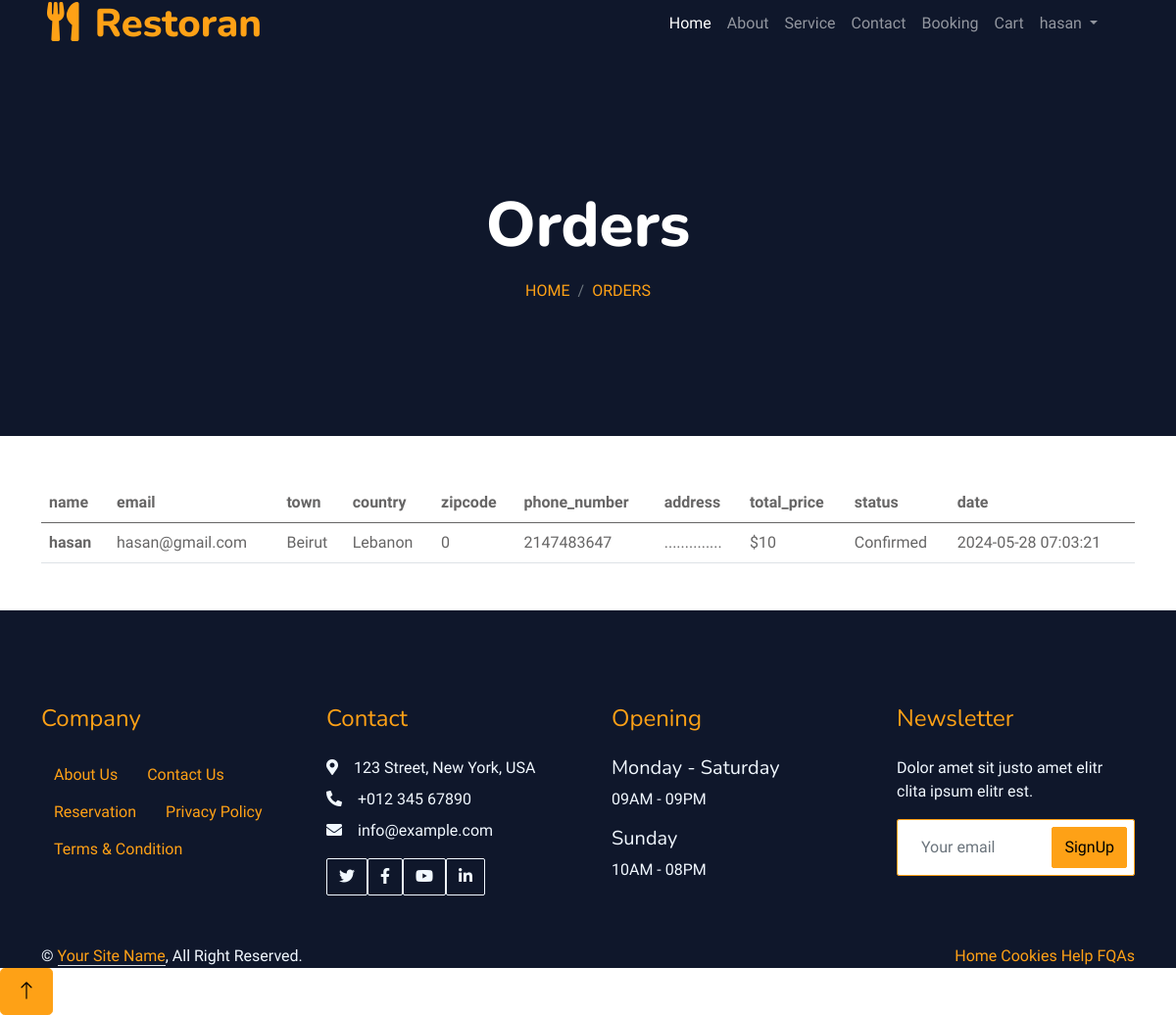
The page /users/orders.php (signed in) on the database its author committed.
### tables this page shows
CREATE TABLE `orders` (
  `id` int(10) NOT NULL,
  `name` varchar(200) NOT NULL,
  `email` varchar(200) NOT NULL,
  `town` varchar(200) NOT NULL,
  `country` varchar(200) NOT NULL,
  `zipcode` int(20) NOT NULL,
  `phone_number` int(50) NOT NULL,
  `address` text NOT NULL,
  `total_price` int(10) NOT NULL,
  `user_id` int(10) NOT NULL,
  `status` varchar(200) NOT NULL DEFAULT 'Pending',
  `created_at` timestamp NOT NULL DEFAULT current_timestamp()
);

### libs/App.php (called while the page is built, shortened)
<?php
    class App {
        public $host = HOST;
        public $dbname = DBNAME;
        public $user = USER;
        public $pass = PASS;
        public $link;
        public function connect() {
            $this->link = new PDO("mysql:host=".$this->host.";dbname=".$this->dbname."", $this->user, $this->pass);
        }
        public function selectAll($query) {
            $rows = $this->link->query($query);
            $rows->execute();
            $allRows = $rows->fetchAll(PDO::FETCH_OBJ);
            if($allRows > 0) {
                return $allRows;
            } else {
                echo "";
                return false;
            }
        }
    }

### users/orders.php (the view, shortened to what this page needs)
<?php require "../libs/App.php"; ?>
<?php require "../includes/header.php"; ?>
<?php
    $query = "SELECT * FROM orders WHERE user_id='$_SESSION[user_id]'";
    $app = new App;
    $orders = $app->selectAll($query);
?>
            <div class="container-xxl py-5 bg-dark hero-header mb-5">
                <div class="container text-center my-5 pt-5 pb-4">
                    <h1 class="display-3 text-white mb-3 animated slideInDown">Orders</h1>
                    <nav aria-label="breadcrumb">
                        <ol class="breadcrumb justify-content-center text-uppercase">
                            <li class="breadcrumb-item"><a href="#">Home</a></li>
                            <li class="breadcrumb-item"><a href="<?php echo APPURL; ?>/users/orders.php?id=<?php echo $_SESSION['user_id']; ?>">Orders</a></li>
                        </ol>
                    </nav>
                </div>
            </div>
        </div>
            <div class="container">
                <div class="col-md-12">
                    <table class="table">
                        <thead>
                          <tr>
                            <th scope="col">name</th>
                            <th scope="col">email</th>
                            <th scope="col">town</th>
                            <th scope="col">country</th>
                            <th scope="col">zipcode</th>
                            <th scope="col">phone_number</th>
                            <th scope="col">address</th>
                            <th scope="col">total_price</th>
                            <th scope="col">status</th>
                            <th scope="col">date</th>
                          </tr>
                        </thead>
                        <tbody>
                                <?php foreach($orders as $order) : ?>
                                    <tr>
                                        <th><?php echo $order->name; ?></th>
                                        <td><?php echo $order->email; ?></td>
                                        <td><?php echo $order->town; ?></td>
                                        <td><?php echo $order->country; ?></td>
                                        <td><?php echo $order->zipcode; ?></td>
                                        <td><?php echo $order->phone_number; ?></td>
                                        <td><?php echo $order->address; ?></td>
                                        <td>$<?php echo $order->total_price; ?></td>
                                        <td><?php echo $order->status; ?></td>
                                        <td><?php echo $order->created_at; ?></td>
                                    </tr>
                                <?php endforeach; ?>
                        </tbody>
                      </table>
                </div>
            </div>
<?php require "../includes/footer.php"; ?>

### rows shown on the page
orders: name "hasan", email "hasan@gmail.com", town "Beirut", country "Lebanon", zipcode "0", phone_number "2147483647", address "..............", total_price "10", status "Confirmed", created_at "2024-05-28 07:03:21"

### other values the page prints
$_SESSION['username'] "hasan"
